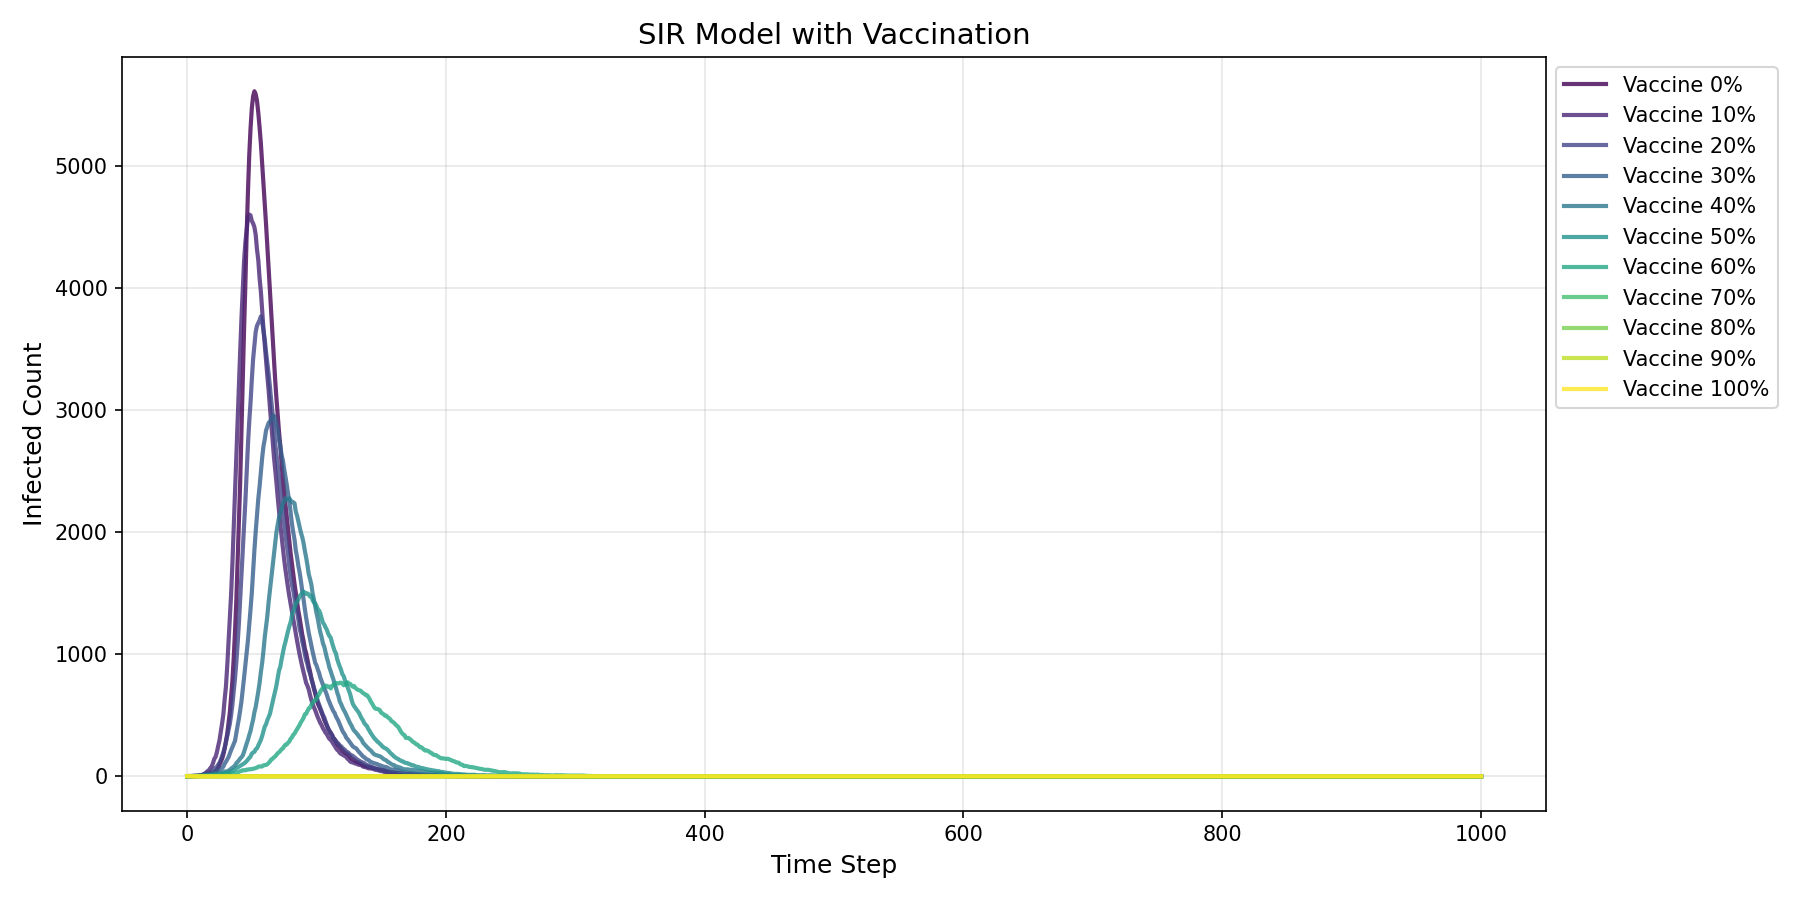

Reproduce this figure in Python.
import numpy as np
import matplotlib.pyplot as plt
from matplotlib import cm

# Model parameters
N = 10000
beta = 0.3
gamma = 0.05
time_steps = 1000  # Restored to 1000 steps as required by the guide
vaccine_ratios = [0, 0.1, 0.2, 0.3, 0.4, 0.5, 0.6, 0.7, 0.8, 0.9, 1.0]  # Included 90% and 100% to complete the range

# Initialize larger figure
plt.figure(figsize=(12, 6), dpi=150)

# Simulate for each vaccination ratio
for idx, ratio in enumerate(vaccine_ratios):
    vaccinated = int(N * ratio)
    S = max(N - 1 - vaccinated, 0)
    I = 1
    R = 0
    I_history = [I]
    
    for _ in range(time_steps):
        if S > 0:
            inf_prob = beta * (I / N)
            new_inf = np.random.choice([0, 1], size=S, p=[1 - inf_prob, inf_prob]).sum()
        else:
            new_inf = 0
        
        if I > 0:
            new_rec = np.random.choice([0, 1], size=I, p=[1 - gamma, gamma]).sum()
        else:
            new_rec = 0
        
        S = max(S - new_inf, 0)
        I = max(I + new_inf - new_rec, 0)
        R = min(R + new_rec, N)
        I_history.append(I)
    
    # Plot with clear style (thick line + transparency)
    # Replaced tab10 with viridis to properly accommodate 11 distinct lines without index overlap
    color = cm.viridis(idx / (len(vaccine_ratios) - 1))
    plt.plot(I_history, label=f'Vaccine {int(ratio*100)}%', 
             color=color, linewidth=2, alpha=0.8)

# Optimize layout
plt.xlabel('Time Step', fontsize=12)
plt.ylabel('Infected Count', fontsize=12)
plt.title('SIR Model with Vaccination', fontsize=14)
plt.legend(bbox_to_anchor=(1, 1), loc="upper left", fontsize=10)
plt.grid(alpha=0.3)
plt.tight_layout()
plt.savefig('SIR_vaccination.png')
plt.show()
